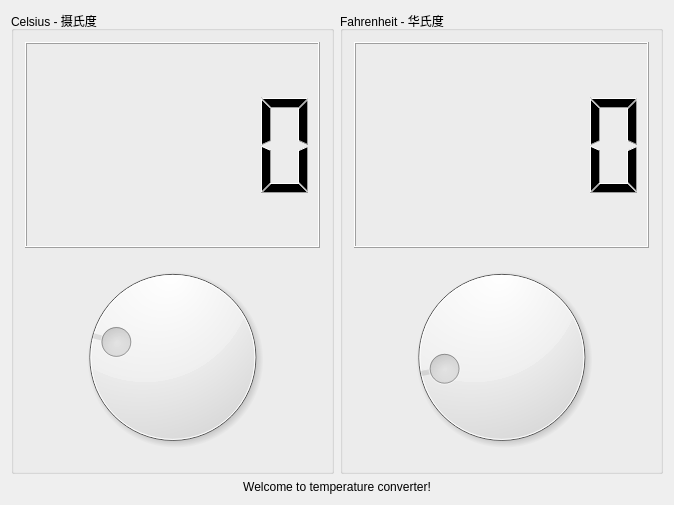
<?xml version="1.0" encoding="UTF-8"?>
<ui version="4.0">
 <class>tempConverterClass</class>
 <widget class="QMainWindow" name="tempConverterClass">
  <property name="geometry">
   <rect>
    <x>0</x>
    <y>0</y>
    <width>674</width>
    <height>505</height>
   </rect>
  </property>
  <property name="contextMenuPolicy">
   <enum>Qt::DefaultContextMenu</enum>
  </property>
  <property name="windowTitle">
   <string>温度换算器 - By Zhaoyang - Uses Qt 5.3</string>
  </property>
  <widget class="QWidget" name="centralWidget">
   <layout class="QGridLayout" name="gridLayout">
    <item row="1" column="0">
     <widget class="QGroupBox" name="groupC">
      <property name="title">
       <string>Celsius - 摄氏度</string>
      </property>
      <layout class="QVBoxLayout" name="verticalLayout">
       <item>
        <widget class="QLCDNumber" name="lcdC"/>
       </item>
       <item>
        <widget class="QDial" name="dialC">
         <property name="minimum">
          <number>-50</number>
         </property>
         <property name="maximum">
          <number>150</number>
         </property>
        </widget>
       </item>
      </layout>
     </widget>
    </item>
    <item row="1" column="1">
     <widget class="QGroupBox" name="groupF">
      <property name="title">
       <string>Fahrenheit - 华氏度</string>
      </property>
      <layout class="QVBoxLayout" name="verticalLayout_2">
       <item>
        <widget class="QLCDNumber" name="lcdF"/>
       </item>
       <item>
        <widget class="QDial" name="dialF">
         <property name="minimum">
          <number>-58</number>
         </property>
         <property name="maximum">
          <number>302</number>
         </property>
        </widget>
       </item>
      </layout>
     </widget>
    </item>
    <item row="2" column="0" colspan="2">
     <widget class="QLabel" name="label">
      <property name="sizePolicy">
       <sizepolicy hsizetype="Preferred" vsizetype="Fixed">
        <horstretch>0</horstretch>
        <verstretch>0</verstretch>
       </sizepolicy>
      </property>
      <property name="text">
       <string>Welcome to temperature converter!</string>
      </property>
      <property name="alignment">
       <set>Qt::AlignCenter</set>
      </property>
     </widget>
    </item>
   </layout>
  </widget>
 </widget>
 <layoutdefault spacing="6" margin="11"/>
 <resources>
  <include location="tempconverter.qrc"/>
 </resources>
 <connections/>
</ui>
